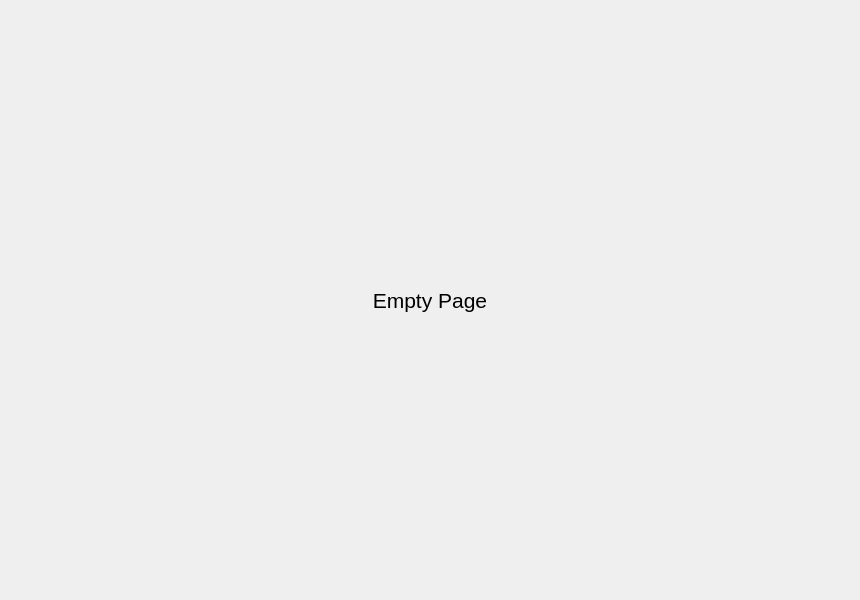
<?xml version="1.0" encoding="UTF-8"?>
<ui version="4.0">
 <class>MainPages</class>
 <widget class="QWidget" name="MainPages">
  <property name="geometry">
   <rect>
    <x>0</x>
    <y>0</y>
    <width>860</width>
    <height>600</height>
   </rect>
  </property>
  <property name="windowTitle">
   <string>Form</string>
  </property>
  <layout class="QVBoxLayout" name="main_pages_layout">
   <property name="spacing">
    <number>0</number>
   </property>
   <property name="leftMargin">
    <number>5</number>
   </property>
   <property name="topMargin">
    <number>5</number>
   </property>
   <property name="rightMargin">
    <number>5</number>
   </property>
   <property name="bottomMargin">
    <number>5</number>
   </property>
   <item>
    <widget class="QStackedWidget" name="pages">
     <property name="currentIndex">
      <number>2</number>
     </property>
     <widget class="QWidget" name="page_login">
      <property name="styleSheet">
       <string notr="true">font-size: 14pt</string>
      </property>
      <layout class="QVBoxLayout" name="page_login_layout">
       <property name="spacing">
        <number>5</number>
       </property>
       <property name="leftMargin">
        <number>5</number>
       </property>
       <property name="topMargin">
        <number>5</number>
       </property>
       <property name="rightMargin">
        <number>5</number>
       </property>
       <property name="bottomMargin">
        <number>5</number>
       </property>
       <item alignment="Qt::AlignmentFlag::AlignHCenter">
        <widget class="QFrame" name="login_base">
         <property name="minimumSize">
          <size>
           <width>500</width>
           <height>380</height>
          </size>
         </property>
         <property name="maximumSize">
          <size>
           <width>500</width>
           <height>380</height>
          </size>
         </property>
         <property name="styleSheet">
          <string notr="true">background: #fff; border-radius: 24px;</string>
         </property>
         <property name="frameShape">
          <enum>QFrame::Shape::NoFrame</enum>
         </property>
         <property name="frameShadow">
          <enum>QFrame::Shadow::Raised</enum>
         </property>
         <layout class="QVBoxLayout" name="center_page_layout" stretch="0,0,0,0,0,0,0">
          <property name="spacing">
           <number>0</number>
          </property>
          <property name="leftMargin">
           <number>0</number>
          </property>
          <property name="topMargin">
           <number>15</number>
          </property>
          <property name="rightMargin">
           <number>0</number>
          </property>
          <property name="bottomMargin">
           <number>15</number>
          </property>
          <item alignment="Qt::AlignmentFlag::AlignHCenter">
           <widget class="QLabel" name="labelTitle">
            <property name="minimumSize">
             <size>
              <width>400</width>
              <height>40</height>
             </size>
            </property>
            <property name="maximumSize">
             <size>
              <width>400</width>
              <height>40</height>
             </size>
            </property>
            <property name="styleSheet">
             <string notr="true">font-size: 28px; color: #2583f5; font-weight: 500;</string>
            </property>
            <property name="text">
             <string>RPA iGate</string>
            </property>
            <property name="alignment">
             <set>Qt::AlignmentFlag::AlignCenter</set>
            </property>
           </widget>
          </item>
          <item alignment="Qt::AlignmentFlag::AlignHCenter">
           <widget class="QLabel" name="labelDesc">
            <property name="minimumSize">
             <size>
              <width>400</width>
              <height>30</height>
             </size>
            </property>
            <property name="maximumSize">
             <size>
              <width>400</width>
              <height>30</height>
             </size>
            </property>
            <property name="styleSheet">
             <string notr="true">font-size: 16px; color: #222;</string>
            </property>
            <property name="text">
             <string>Hệ thống tự động hoá thao tác ứng dụng</string>
            </property>
            <property name="alignment">
             <set>Qt::AlignmentFlag::AlignCenter</set>
            </property>
           </widget>
          </item>
          <item alignment="Qt::AlignmentFlag::AlignHCenter">
           <widget class="QLineEdit" name="editUsername">
            <property name="minimumSize">
             <size>
              <width>400</width>
              <height>40</height>
             </size>
            </property>
            <property name="maximumSize">
             <size>
              <width>400</width>
              <height>40</height>
             </size>
            </property>
            <property name="styleSheet">
             <string notr="true">font-size: 16px; border: 1px solid #e0e0e0; border-radius: 8px; padding-left: 12px; background: #fafbfc;</string>
            </property>
            <property name="placeholderText">
             <string>Tên đăng nhập (*)</string>
            </property>
           </widget>
          </item>
          <item alignment="Qt::AlignmentFlag::AlignHCenter">
           <widget class="QLineEdit" name="editPassword">
            <property name="minimumSize">
             <size>
              <width>400</width>
              <height>40</height>
             </size>
            </property>
            <property name="maximumSize">
             <size>
              <width>400</width>
              <height>40</height>
             </size>
            </property>
            <property name="styleSheet">
             <string notr="true">font-size: 16px; border: 1px solid #e0e0e0; border-radius: 8px; padding-left: 12px; background: #fafbfc;</string>
            </property>
            <property name="echoMode">
             <enum>QLineEdit::EchoMode::Password</enum>
            </property>
            <property name="placeholderText">
             <string>Mật khẩu (*)</string>
            </property>
           </widget>
          </item>
          <item alignment="Qt::AlignmentFlag::AlignHCenter">
           <widget class="QPushButton" name="btnLogin">
            <property name="enabled">
             <bool>true</bool>
            </property>
            <property name="minimumSize">
             <size>
              <width>400</width>
              <height>40</height>
             </size>
            </property>
            <property name="maximumSize">
             <size>
              <width>400</width>
              <height>40</height>
             </size>
            </property>
            <property name="styleSheet">
             <string notr="true">font-size: 18px; background: qlineargradient(x1:0, y1:0, x2:0, y2:1, stop:0 #bdbdbd, stop:1 #e0e0e0); color: #fff; border-radius: 8px;</string>
            </property>
            <property name="text">
             <string>Đăng nhập</string>
            </property>
           </widget>
          </item>
          <item alignment="Qt::AlignmentFlag::AlignHCenter">
           <widget class="QPushButton" name="btnSSO">
            <property name="minimumSize">
             <size>
              <width>400</width>
              <height>40</height>
             </size>
            </property>
            <property name="maximumSize">
             <size>
              <width>400</width>
              <height>40</height>
             </size>
            </property>
            <property name="styleSheet">
             <string notr="true">font-size: 18px; background: qlineargradient(x1:0, y1:0, x2:0, y2:1, stop:0 #2583f5, stop:1 #1a6be0); color: #fff; border-radius: 8px;</string>
            </property>
            <property name="text">
             <string>Đăng nhập SSO</string>
            </property>
           </widget>
          </item>
          <item alignment="Qt::AlignmentFlag::AlignHCenter">
           <widget class="QFrame" name="frame">
            <property name="minimumSize">
             <size>
              <width>400</width>
              <height>30</height>
             </size>
            </property>
            <property name="maximumSize">
             <size>
              <width>400</width>
              <height>30</height>
             </size>
            </property>
            <property name="layoutDirection">
             <enum>Qt::LayoutDirection::LeftToRight</enum>
            </property>
            <property name="frameShape">
             <enum>QFrame::Shape::StyledPanel</enum>
            </property>
            <property name="frameShadow">
             <enum>QFrame::Shadow::Raised</enum>
            </property>
            <layout class="QHBoxLayout" name="horizontalLayout" stretch="3,1">
             <property name="spacing">
              <number>0</number>
             </property>
             <property name="leftMargin">
              <number>0</number>
             </property>
             <property name="topMargin">
              <number>0</number>
             </property>
             <property name="rightMargin">
              <number>0</number>
             </property>
             <property name="bottomMargin">
              <number>0</number>
             </property>
             <item>
              <widget class="QLabel" name="labelForgot">
               <property name="minimumSize">
                <size>
                 <width>0</width>
                 <height>30</height>
                </size>
               </property>
               <property name="maximumSize">
                <size>
                 <width>16777215</width>
                 <height>30</height>
                </size>
               </property>
               <property name="styleSheet">
                <string notr="true">font-size: 13px; color: #444;</string>
               </property>
               <property name="text">
                <string>Bạn không nhớ mật khẩu?</string>
               </property>
               <property name="alignment">
                <set>Qt::AlignmentFlag::AlignRight|Qt::AlignmentFlag::AlignTrailing|Qt::AlignmentFlag::AlignVCenter</set>
               </property>
              </widget>
             </item>
             <item>
              <widget class="QLabel" name="labelReset">
               <property name="minimumSize">
                <size>
                 <width>0</width>
                 <height>30</height>
                </size>
               </property>
               <property name="layoutDirection">
                <enum>Qt::LayoutDirection::LeftToRight</enum>
               </property>
               <property name="autoFillBackground">
                <bool>false</bool>
               </property>
               <property name="styleSheet">
                <string notr="true">font-size: 13px; color: #2583f5;</string>
               </property>
               <property name="text">
                <string>&lt;a href='#' style='color:#2583f5'&gt;Quên mật khẩu&lt;/a&gt;</string>
               </property>
               <property name="alignment">
                <set>Qt::AlignmentFlag::AlignRight|Qt::AlignmentFlag::AlignTrailing|Qt::AlignmentFlag::AlignVCenter</set>
               </property>
               <property name="openExternalLinks">
                <bool>false</bool>
               </property>
              </widget>
             </item>
            </layout>
           </widget>
          </item>
         </layout>
        </widget>
       </item>
      </layout>
     </widget>
     <widget class="QWidget" name="page_1">
      <layout class="QVBoxLayout" name="page_1_layout">
       <property name="spacing">
        <number>5</number>
       </property>
       <property name="leftMargin">
        <number>5</number>
       </property>
       <property name="topMargin">
        <number>5</number>
       </property>
       <property name="rightMargin">
        <number>5</number>
       </property>
       <property name="bottomMargin">
        <number>5</number>
       </property>
       <item>
        <widget class="QScrollArea" name="scroll_area">
         <property name="styleSheet">
          <string notr="true">background: transparent;</string>
         </property>
         <property name="frameShape">
          <enum>QFrame::Shape::NoFrame</enum>
         </property>
         <property name="verticalScrollBarPolicy">
          <enum>Qt::ScrollBarPolicy::ScrollBarAlwaysOff</enum>
         </property>
         <property name="horizontalScrollBarPolicy">
          <enum>Qt::ScrollBarPolicy::ScrollBarAlwaysOff</enum>
         </property>
         <property name="widgetResizable">
          <bool>true</bool>
         </property>
         <widget class="QWidget" name="contents">
          <property name="geometry">
           <rect>
            <x>0</x>
            <y>0</y>
            <width>840</width>
            <height>580</height>
           </rect>
          </property>
          <property name="styleSheet">
           <string notr="true">background: transparent;</string>
          </property>
          <layout class="QVBoxLayout" name="verticalLayout">
           <property name="spacing">
            <number>15</number>
           </property>
           <property name="leftMargin">
            <number>5</number>
           </property>
           <property name="topMargin">
            <number>5</number>
           </property>
           <property name="rightMargin">
            <number>5</number>
           </property>
           <property name="bottomMargin">
            <number>5</number>
           </property>
           <item>
            <widget class="QLabel" name="title_label">
             <property name="maximumSize">
              <size>
               <width>16777215</width>
               <height>40</height>
              </size>
             </property>
             <property name="font">
              <font>
               <pointsize>16</pointsize>
              </font>
             </property>
             <property name="styleSheet">
              <string notr="true">font-size: 16pt</string>
             </property>
             <property name="text">
              <string>Custom Widgets Page</string>
             </property>
             <property name="alignment">
              <set>Qt::AlignmentFlag::AlignCenter</set>
             </property>
            </widget>
           </item>
           <item>
            <widget class="QLabel" name="description_label">
             <property name="text">
              <string>Here will be all the custom widgets, they will be added over time on this page.
I will try to always record a new tutorial when adding a new Widget and updating the project on Patreon before launching on GitHub and GitHub after the public release.</string>
             </property>
             <property name="alignment">
              <set>Qt::AlignmentFlag::AlignHCenter|Qt::AlignmentFlag::AlignTop</set>
             </property>
             <property name="wordWrap">
              <bool>true</bool>
             </property>
            </widget>
           </item>
           <item>
            <layout class="QHBoxLayout" name="row_1_layout"/>
           </item>
           <item>
            <layout class="QHBoxLayout" name="row_2_layout"/>
           </item>
           <item>
            <layout class="QHBoxLayout" name="row_3_layout"/>
           </item>
           <item>
            <layout class="QVBoxLayout" name="row_4_layout"/>
           </item>
           <item>
            <layout class="QVBoxLayout" name="row_5_layout"/>
           </item>
          </layout>
         </widget>
        </widget>
       </item>
      </layout>
     </widget>
     <widget class="QWidget" name="page_2">
      <property name="styleSheet">
       <string notr="true">QFrame {
	font-size: 16pt;
}</string>
      </property>
      <layout class="QVBoxLayout" name="page_2_layout">
       <item>
        <widget class="QLabel" name="empty_page_label">
         <property name="font">
          <font>
           <pointsize>16</pointsize>
          </font>
         </property>
         <property name="text">
          <string>Empty Page</string>
         </property>
         <property name="alignment">
          <set>Qt::AlignmentFlag::AlignCenter</set>
         </property>
        </widget>
       </item>
      </layout>
     </widget>
     <widget class="QWidget" name="page_3">
      <property name="styleSheet">
       <string notr="true">QFrame {
	font-size: 16pt;
}</string>
      </property>
      <layout class="QVBoxLayout" name="page_3_layout">
       <item>
        <widget class="QLabel" name="empty_page_label">
         <property name="font">
          <font>
           <pointsize>16</pointsize>
          </font>
         </property>
         <property name="text">
          <string>Empty Page 3</string>
         </property>
         <property name="alignment">
          <set>Qt::AlignmentFlag::AlignCenter</set>
         </property>
        </widget>
       </item>
      </layout>
     </widget>
    </widget>
   </item>
  </layout>
 </widget>
 <resources/>
 <connections/>
</ui>
